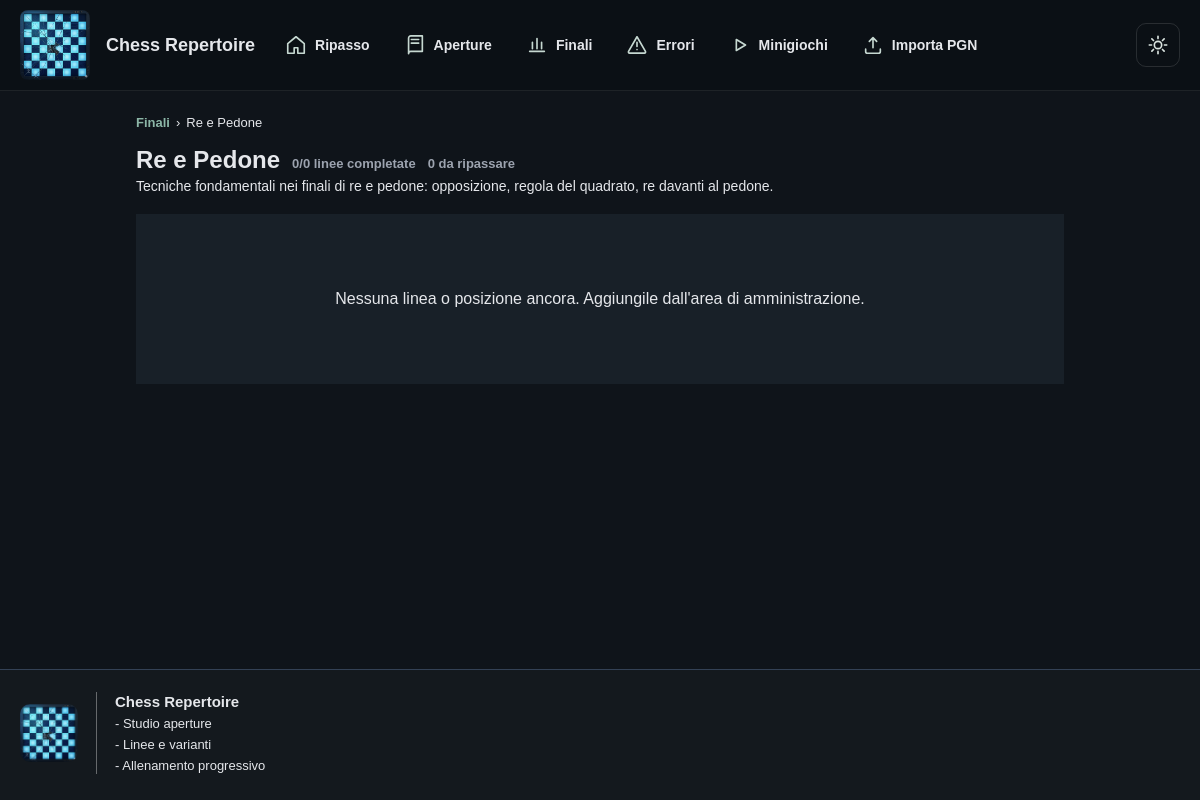
Before: /finali/1/ with the older database file.
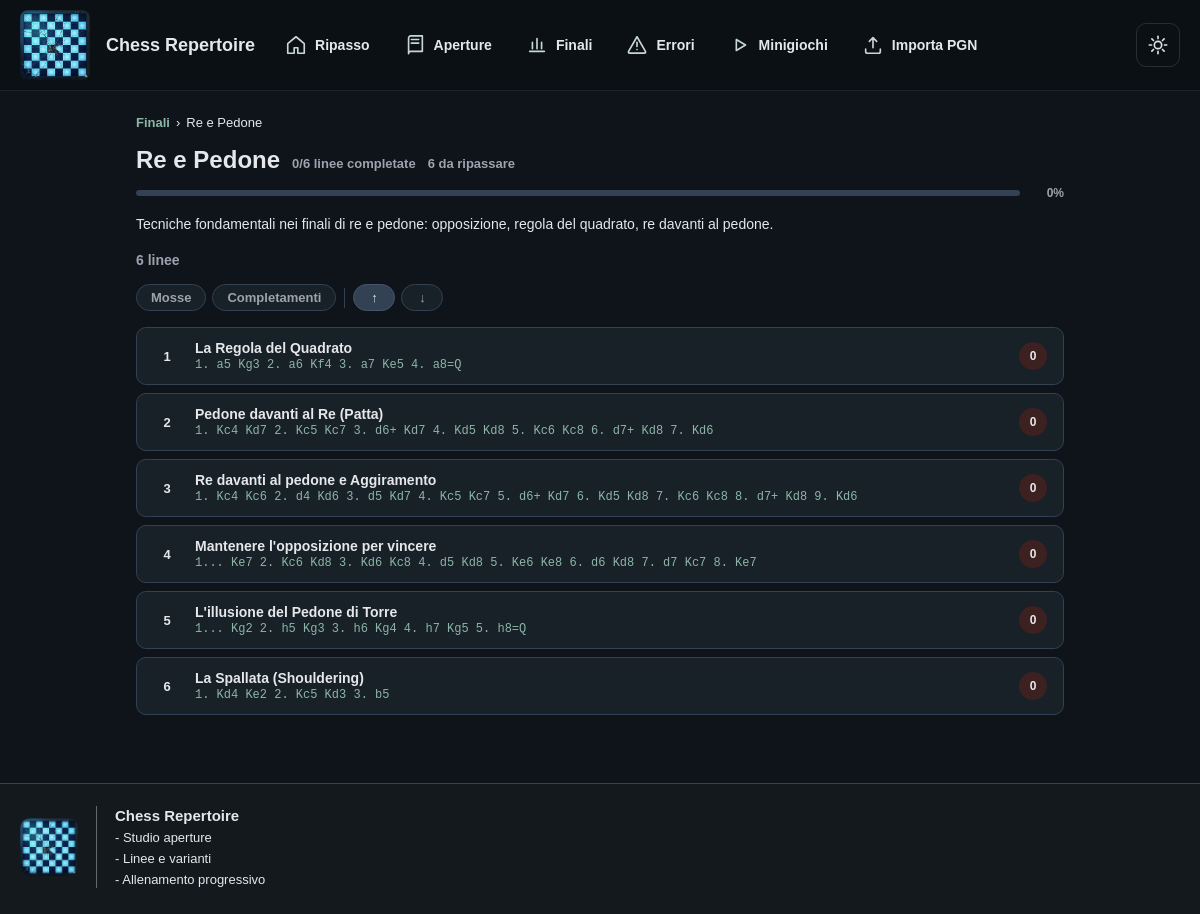
After: the same page with the newer database file.
### repertoire/models.py (models this page shows, shortened)
class FinaleCapitolo(models.Model):
    nome = models.CharField(max_length=100, unique=True)
    descrizione = models.TextField(blank=True, null=True)
    ordine = models.PositiveIntegerField(default=0)
    fen_preview = models.TextField(
        blank=True,
        null=True,
        help_text="FEN per la miniatura del capitolo. Se vuoto, usa la prima linea.",
    )
    class Meta:
        ordering = ["ordine", "nome"]

class ReviewFieldsMixin(models.Model):
    completamenti = models.PositiveIntegerField(default=0)
    last_reviewed = models.DateTimeField(blank=True, null=True)
    due_at = models.DateTimeField(blank=True, null=True)
    review_attempts = models.PositiveIntegerField(default=0)
    mistakes = models.PositiveIntegerField(default=0)
    accuracy = models.FloatField(default=0)
    class Meta:
        abstract = True

class FinaleLine(ReviewFieldsMixin, models.Model):
    capitolo = models.ForeignKey(FinaleCapitolo, on_delete=models.CASCADE, related_name="linee")
    numero = models.PositiveIntegerField(default=0, null=True, blank=True)
    titolo = models.CharField(max_length=200, blank=True, null=True)
    fen_start = models.TextField()
    pgn = models.TextField()
    note = models.TextField(blank=True, null=True)
    flipped = models.BooleanField(default=False)
    difficolta = models.CharField(max_length=20, choices=DIFFICOLTA_CHOICES, default="media", blank=True)
    parent = models.ForeignKey(
        "self",
        null=True,
        blank=True,
        on_delete=models.SET_NULL,
        related_name="varianti",
    )
    class Meta:
        ordering = ["numero"]
    def count_moves(self):
        clean = self.pgn.replace("{", "").replace("}", "")
        return len([m for m in clean.split() if "." not in m and m not in ["1-0", "0-1", "1/2-1/2", "*"]])

### repertoire/views.py (the view)
# urls.py: path("finali/<int:capitolo_id>/", views.finali_chapter_detail, name="finali_chapter_detail"),
def finali_chapter_detail(request, capitolo_id):
    capitolo = get_object_or_404(FinaleCapitolo, pk=capitolo_id)
    linee = list(capitolo.linee.filter(parent__isnull=True).filter(_numbered_line_filter()).order_by("numero", "id"))
    completed = sum(1 for line in linee if line.completamenti > 0)
    due_count = sum(1 for line in linee if is_due(line))
    return render(
        request,
        "repertoire/finali_chapter_detail.html",
        {
            "capitolo": capitolo,
            "linee": linee,
            "completed_lines": completed,
            "due_lines": due_count,
        },
    )

### repertoire/utils.py (called while the page is built)
def is_due(reviewable, now=None):
    now = now or timezone.now()
    return reviewable.review_attempts == 0 or reviewable.due_at is None or reviewable.due_at <= now

### repertoire/views.py (called while the page is built)
def _numbered_line_filter():
    return Q(numero__isnull=False) & Q(numero__gt=0)

### repertoire/templates/repertoire/finali_chapter_detail.html (shortened to what this page needs)
{% extends "repertoire/base.html" %}
{% block content %}
<div class="page">
  <div class="breadcrumb">
    <a href="{% url 'finali_list' %}">Finali</a>
    <span>›</span>
    <span>{{ capitolo.nome }}</span>
  </div>
  <div style="display:flex;align-items:baseline;gap:12px;flex-wrap:wrap;">
    <h1 class="page-title">{{ capitolo.nome }}</h1>
    <span style="font-size:13px;font-weight:700;color:var(--text-muted);white-space:nowrap;">{{ completed_lines }}/{{ linee|length }} linee completate</span>
    <span style="font-size:13px;font-weight:700;color:var(--text-muted);white-space:nowrap;">{{ due_lines }} da ripassare</span>
  </div>
  {% if linee %}
  <div style="margin:8px 0 16px;display:flex;align-items:center;gap:10px;">
    <div style="flex:1;height:6px;background:var(--border);border-radius:4px;overflow:hidden;">
    </div>
    <span style="font-size:12px;font-weight:700;color:var(--text-muted);min-width:34px;text-align:right;">{% widthratio completed_lines linee|length 100 %}%</span>
  </div>
  {% endif %}
  {% if capitolo.descrizione %}
  <p class="page-desc">{{ capitolo.descrizione }}</p>
  {% endif %}
  {% if linee %}
  <div class="toolbar">
    <div style="display:flex;align-items:center;gap:6px;">
      <span style="font-size:14px;font-weight:700;color:var(--text-muted);">{{ linee|length }} linee</span>
    </div>
  </div>
  <div id="sortControls" style="display:flex;align-items:center;gap:6px;flex-wrap:wrap;margin-bottom:16px;">
    <button class="sort-btn" data-sort="mosse">Mosse</button>
    <button class="sort-btn" data-sort="completamenti">Completamenti</button>
    <button class="dir-btn active" id="dirAsc">↑</button>
    <button class="dir-btn" id="dirDesc">↓</button>
  </div>
  <div class="linee-list" id="lineList">
    {% for linea in linee %}
    <a class="linea-card"
       href="{% url 'finale_line_detail' capitolo.id linea.numero %}"
       data-completamenti="{{ linea.completamenti }}"
       data-mosse="{{ linea.count_moves }}"
       data-original-index="{{ forloop.counter0 }}">
      <span class="linea-num">{{ forloop.counter }}</span>
      <div class="linea-info">
        {% if linea.titolo %}
        <div class="linea-titolo">{{ linea.titolo }}</div>
        {% endif %}
        <div class="linea-pgn">{{ linea.pgn }}</div>
      </div>
      {% with c=linea.completamenti %}
      <span class="completamenti-badge {% if c == 0 %}c-zero{% elif c < 7 %}c-low{% elif c < 15 %}c-mid{% else %}c-high{% endif %}"
            title="{{ c }} completamenti">{{ c }}</span>
      {% endwith %}
    </a>
    {% endfor %}
  </div>
  {% endif %}
  {% if not linee %}
  <div class="empty-state">
    <p>Nessuna linea o posizione ancora. Aggiungile dall'<a href="/admin/repertoire/finalecapitolo/{{ capitolo.id }}/change/">area di amministrazione</a>.</p>
  </div>
  {% endif %}
</div>
{% endblock %}

### repertoire/templates/repertoire/base.html (shortened to what this page needs)
<!DOCTYPE html>
<html lang="it">
<head>
  {% load static %}
</head>
<body>
  <nav>
    <img src="{% static 'repertoire/img/header_logo.png' %}" class="nav-logo" alt="Chess Repertoire Logo">
    <a class="brand" href="{% url 'home' %}">
      <span>Chess Repertoire</span>
    </a>
    <a class="nav-link" href="{% url 'ripasso' %}">
      <svg class="ui-icon" aria-hidden="true"><use href="#icon-home"></use></svg>
      <span>Ripasso</span>
    </a>
    <a class="nav-link" href="{% url 'home' %}">
      <svg class="ui-icon" aria-hidden="true"><use href="#icon-book"></use></svg>
      <span>Aperture</span>
    </a>
    <a class="nav-link" href="{% url 'finali_list' %}">
      <svg class="ui-icon" aria-hidden="true"><use href="#icon-chart"></use></svg>
      <span>Finali</span>
    </a>
    <a class="nav-link" href="{% url 'errori' %}">
      <svg class="ui-icon" aria-hidden="true"><use href="#icon-alert"></use></svg>
      <span>Errori</span>
    </a>
    <a class="nav-link" href="{% url 'minigiochi' %}">
      <svg class="ui-icon" aria-hidden="true"><use href="#icon-play"></use></svg>
      <span>Minigiochi</span>
    </a>
    <a class="nav-link" href="{% url 'import_pgn' %}">
      <svg class="ui-icon" aria-hidden="true"><use href="#icon-upload"></use></svg>
      <span>Importa PGN</span>
    </a>
    <button id="darkToggle" title="Cambia tema" aria-label="Cambia tema"></button>
  </nav>
  <main class="site-main">
    {% block content %}{% endblock %}
  </main>
  <footer class="site-footer">
    <div class="site-footer-inner">
      <img src="{% static 'repertoire/img/header_logo.png' %}" class="footer-logo" alt="Chess Repertoire Logo">
      <div class="footer-copy">
        <strong>Chess Repertoire</strong>
        <span>- Studio aperture</span>
        <span>- Linee e varianti</span>
        <span>- Allenamento progressivo</span>
      </div>
    </div>
  </footer>
</body>
</html>

### repertoire/templates/repertoire/base.html (style rules this page uses)
*, *::before, *::after { box-sizing: border-box; }
:root { --bg: #f3f4f6; --bg-card: #ffffff; --bg-header: #18212b; --text: #1f2937; --text-muted: #6b7280; --border: #d1d5db; --input-bg: #fff; --surface-alt: #eef2f7; --accent: #2f6f5e; --accent-strong: #245748; }
html.dark { --bg: #0f141a; --bg-card: #182028; --bg-header: #0b1015; --text: #e5e7eb; --text-muted: #9ca3af; --border: #334155; --input-bg: #111827; --surface-alt: #1f2937; --accent: #8cb6a7; --accent-strong: #b7d4c9; }
body { margin: 0; font-family: Arial, sans-serif; background: var(--bg); color: var(--text); min-height: 100vh; display: flex; flex-direction: column; transition: background .25s, color .25s; }
a { color: var(--text); text-decoration: none; }
.ui-icon { width: 22px; height: 22px; display: inline-block; vertical-align: middle; flex: 0 0 auto; }
nav { background: var(--bg-header); padding: 10px 20px; display: flex; align-items: center; gap: 10px; flex-wrap: wrap; border-bottom: 1px solid rgba(255,255,255,0.08); min-height: 90px; }
.nav-logo { height: 70px; width: auto; border-radius: 8px; object-fit: cover; flex-shrink: 0; margin-right: 6px; }
nav .brand { color: white; font-size: 18px; font-weight: 700; display: inline-flex; align-items: center; gap: 10px; margin-right: 8px; }
nav a.nav-link { color: #c6d8d1; font-size: 14px; font-weight: 600; padding: 7px 12px; border-radius: 8px; display: inline-flex; align-items: center; gap: 8px; transition: background .2s, color .2s; }
#darkToggle { margin-left: auto; background: transparent; border: 1px solid rgba(255,255,255,0.12); color: #dbe5e1; cursor: pointer; width: 44px; height: 44px; border-radius: 10px; display: inline-flex; align-items: center; justify-content: center; transition: background .2s, border-color .2s, color .2s; }
html.dark h1, html.dark h2, html.dark h3, html.dark h4, html.dark p, html.dark span, html.dark label { color: var(--text); }
.site-main { flex: 1 0 auto; width: 100%; max-width: 1600px; margin: 0 auto; padding: 0 14px; }
.site-footer { margin-top: 44px; padding: 22px 20px 26px; border-top: 1px solid var(--border); color: var(--text-muted); font-size: 13px; background: rgba(255,255,255,0.02); }
.site-footer-inner { width: 100%; margin: 0; display: flex; justify-content: flex-start; align-items: center; gap: 18px; flex-wrap: wrap; }
.footer-logo { width: 58px; height: 58px; border-radius: 10px; object-fit: cover; flex: 0 0 auto; }
.footer-copy { display: flex; flex-direction: column; align-items: flex-start; gap: 6px; text-align: left; }
.footer-copy strong { color: var(--text); font-size: 15px; font-weight: 700; }

Changed rows visible on the page:
added FinaleLine: titolo "La Regola del Quadrato", pgn "1. a5 Kg3 2. a6 Kf4 3. a7 Ke5 4. a8=Q", completamenti "0"
added FinaleLine: titolo "Pedone davanti al Re (Patta)", pgn "1. Kc4 Kd7 2. Kc5 Kc7 3. d6+ Kd7 4. Kd5 Kd8 5. Kc6 Kc8 6. d7+ Kd8 7. Kd6", completamenti "0"
added FinaleLine: titolo "Re davanti al pedone e Aggiramento", pgn "1. Kc4 Kc6 2. d4 Kd6 3. d5 Kd7 4. Kc5 Kc7 5. d6+ Kd7 6. Kd5 Kd8 7. Kc6 Kc8 8. d7+ Kd8 9. Kd6", completamenti "0"
added FinaleLine: titolo "Mantenere l'opposizione per vincere", pgn "1... Ke7 2. Kc6 Kd8 3. Kd6 Kc8 4. d5 Kd8 5. Ke6 Ke8 6. d6 Kd8 7. d7 Kc7 8. Ke7", completamenti "0"
added FinaleLine: titolo "L'illusione del Pedone di Torre", pgn "1... Kg2 2. h5 Kg3 3. h6 Kg4 4. h7 Kg5 5. h8=Q", completamenti "0"
added FinaleLine: titolo "La Spallata (Shouldering)", pgn "1. Kd4 Ke2 2. Kc5 Kd3 3. b5", completamenti "0"
Other visible differences:
{{ linee|length }}: "0" → "6"
{{ due_lines }}: "0" → "6"
{{ linee|length }}: (not shown) → "6"
text no longer shown: "Nessuna linea o posizione ancora. Aggiungile dall' area di amministrazione ."
text now shown: "0 % linee Mosse Completamenti ↑ ↓"
